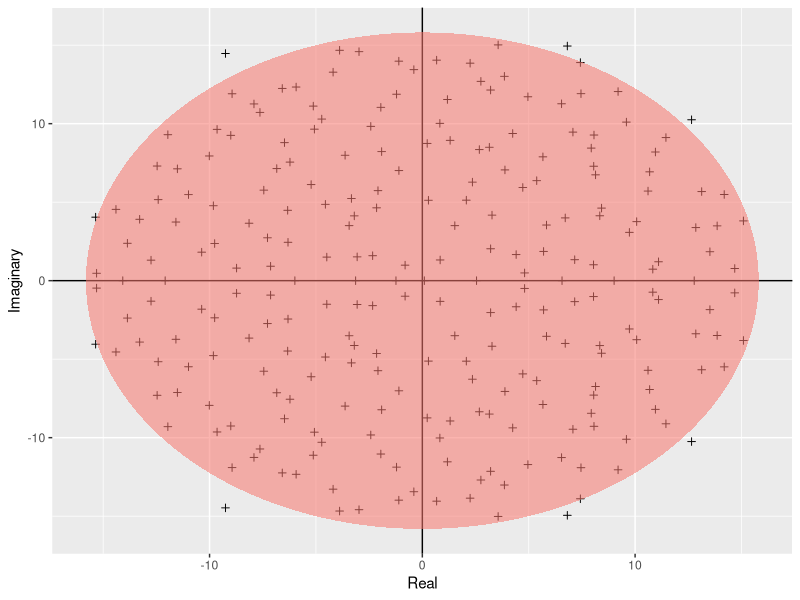
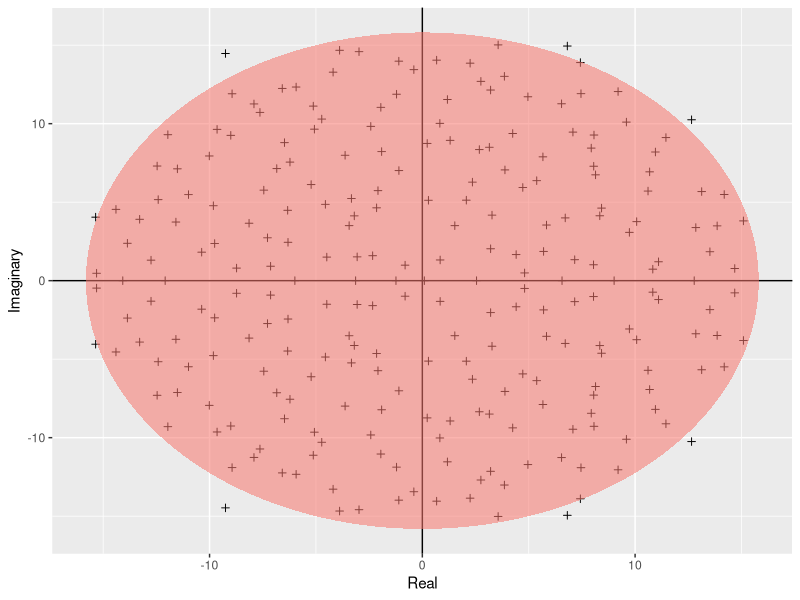

Source code (R) for these figures, in order:
# Amy Solman amy.solman19@imperial.ac.uk
# 22nd October 2019
# Girko.R

#According the Girko's circular law, the eigenvalues of a matrix
#M of size N x N are approximately contained in a circle
#in the complex plane with radius sqr root N

#First build a function object that will calculate the ellipse
#(the predicted bounds of the eigenvalues)

require(ggplot2)

build_ellipse <- function(hradius, vradius){ #function that returns an ellipse
  npoints = 250
  a <- seq(0, 2 * pi, length = npoints +1)
  x <- hradius * cos(a)
  y <- vradius * sin(a)
  return(data.frame(x = x, y = y))
}

N <- 250 #Assign size of matrix

M <- matrix(rnorm(N*N), N, N) #Build the matrix

eigvals <- eigen(M)$values #Find the eigenvalues

eigDF <- data.frame("Real" = Re(eigvals), "Imaginary" = Im(eigvals)) #Build a dataframe

my_radius <- sqrt(N) #The radius of the circle is sqrt(N)

ellDF <- build_ellipse(my_radius, my_radius) #Dataframe to plot the ellipse

names(ellDF) <- c("Real", "Imaginary") #Rename the columns

#Now the plotting...

p <- ggplot(eigDF, aes(x = Real, y = Imaginary))
p <- p +
  geom_point(shape = I(3)) +
  theme(legend.position = "none")

#Now add the vertical and horizontal line
p <- p + geom_hline(aes(yintercept = 0))
p <- p + geom_vline(aes(xintercept = 0))

#Finally, add the ellipse
p <- p + geom_polygon(data = ellDF, aes(x = Real, y = Imaginary, alpha = 1/20, fill = "red"))
p

#Save plot

pdf("../Results/Girko.pdf")
print(p)
dev.off()
